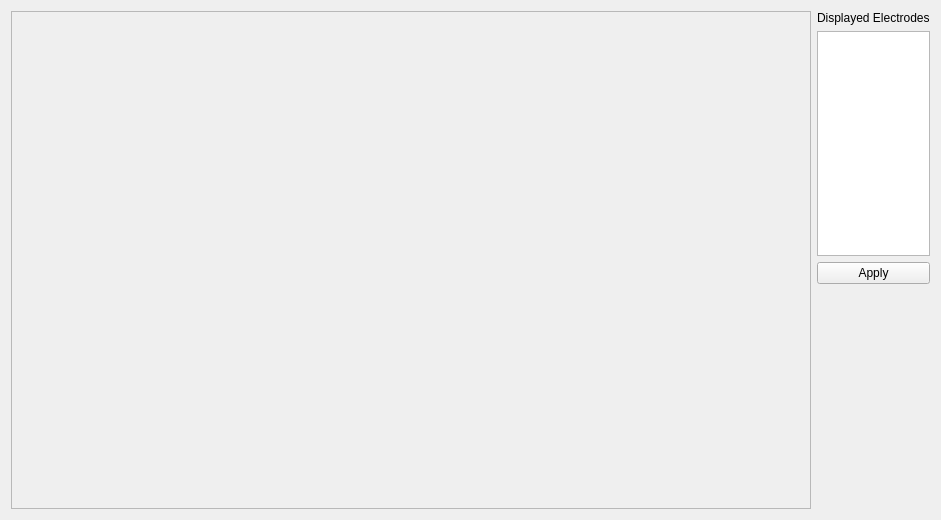
<?xml version="1.0" encoding="UTF-8"?>
<ui version="4.0">
 <class>EEGTab</class>
 <widget class="QWidget" name="EEGTab">
  <property name="geometry">
   <rect>
    <x>0</x>
    <y>0</y>
    <width>910</width>
    <height>520</height>
   </rect>
  </property>
  <property name="windowTitle">
   <string>Form</string>
  </property>
  <layout class="QHBoxLayout" name="horizontalLayout">
   <item>
    <widget class="QScrollArea" name="scrollArea">
     <property name="sizePolicy">
      <sizepolicy hsizetype="Fixed" vsizetype="Expanding">
       <horstretch>0</horstretch>
       <verstretch>0</verstretch>
      </sizepolicy>
     </property>
     <property name="minimumSize">
      <size>
       <width>800</width>
       <height>0</height>
      </size>
     </property>
     <property name="widgetResizable">
      <bool>true</bool>
     </property>
     <widget class="QWidget" name="scrollAreaWidgetContents">
      <property name="geometry">
       <rect>
        <x>0</x>
        <y>0</y>
        <width>798</width>
        <height>500</height>
       </rect>
      </property>
      <layout class="QHBoxLayout" name="horizontalLayout_4">
       <item>
        <layout class="QVBoxLayout" name="verticalLayout_EEG"/>
       </item>
      </layout>
     </widget>
    </widget>
   </item>
   <item>
    <layout class="QVBoxLayout" name="verticalLayout_5">
     <item>
      <widget class="QLabel" name="label_3">
       <property name="text">
        <string>Displayed Electrodes</string>
       </property>
      </widget>
     </item>
     <item>
      <widget class="QListView" name="ElectrodeList">
       <property name="acceptDrops">
        <bool>false</bool>
       </property>
       <property name="dragEnabled">
        <bool>true</bool>
       </property>
       <property name="dragDropMode">
        <enum>QAbstractItemView::InternalMove</enum>
       </property>
       <property name="defaultDropAction">
        <enum>Qt::IgnoreAction</enum>
       </property>
       <property name="alternatingRowColors">
        <bool>true</bool>
       </property>
      </widget>
     </item>
     <item>
      <widget class="QPushButton" name="reorganizeButton">
       <property name="text">
        <string>Apply</string>
       </property>
      </widget>
     </item>
     <item>
      <spacer name="verticalSpacer_3">
       <property name="orientation">
        <enum>Qt::Vertical</enum>
       </property>
       <property name="sizeHint" stdset="0">
        <size>
         <width>20</width>
         <height>40</height>
        </size>
       </property>
      </spacer>
     </item>
    </layout>
   </item>
  </layout>
 </widget>
 <resources/>
 <connections/>
</ui>
